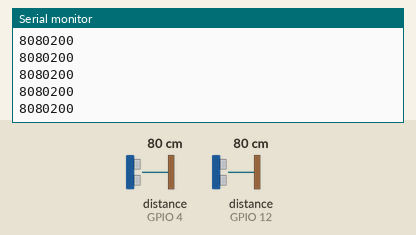
Simulated run of this sketch. Board: ESP8266 (NodeMCU). Parts: the last lines printed to the serial monitor. Wiring (inferred from the names in the program): 2 × ultrasonic range finder: trigger GPIO 5, echo GPIO 4 / trigger GPIO 14, echo GPIO 12. Inputs (shaded band) come from the test bench; at power-on: distance to the obstacle (sensors on GPIO 4, GPIO 12) 80 cm. The echo pulse lasts 58.3 µs per cm; WiFi joins after 1.5 s; servers stay silent unless stated; uploads are accepted with an empty reply.

Above: at 2.7 s.
2.8 s: distance to the obstacle (sensor on GPIO 4) set to 2 cm
At 3.15 s:
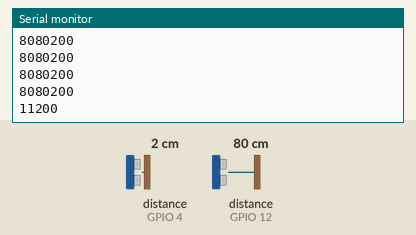
4.3 s: distance to the obstacle (sensor on GPIO 4) set to 4 cm
At 4.38 s:
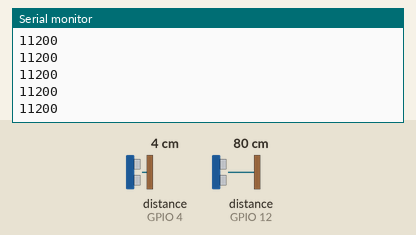
Timing chart, 0 to 7.3 s (numbered marks = the images above; inputs shaded):
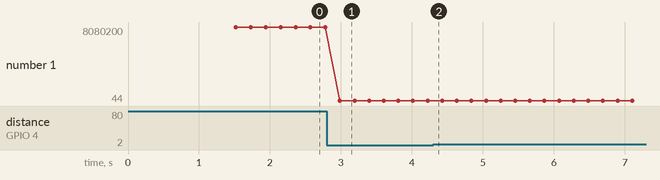

The sketch:

main.ino
```cpp
    #include <ESP8266WebServer.h>
    #include <ESP8266HTTPClient.h>
    #include <ESP8266WiFi.h>

    //Access point credentials
    const char* ssid = "avi";
    const char* pwd = "12345678";
    WiFiServer server(85);  // open port 80 for server connection

    // sensior 1st varible
    int trigPin1 = 5;    //Trig - green Jumper
    int echoPin1 = 4;    //Echo - yellow Jumper
    long duration1, inches1;

    // sensior 2nd varible
    int trigPin2 = 14;    //Trig - green Jumper
    int echoPin2 = 12;    //Echo - yellow Jumper
    long duration2, inches2;

    //wifi connection
    void wifi_con()
    {
      Serial.begin(115200); //initialise the serial communication
      delay(10);
      //connecting to wifi
      Serial.println();
      Serial.println();
      Serial.print("Connecting to wifi ");
      Serial.println(ssid);
      WiFi.begin(ssid, pwd);
      //attempt to connect to wifi
      while (WiFi.status() != WL_CONNECTED)
      {
        delay(500);
        Serial.print("."); //progress with dots until the wifi is connected
      }
        Serial.println("");
        //while connected print this
        Serial.println("Wifi connected");
        //starting the server
        Serial.println("Server started.");
        //get the ip address and print it
        Serial.print("This is your ip address: ");
        Serial.print("http://");
        Serial.print(WiFi.localIP());
        Serial.println("/");
    }


    // BY PASS THE LINK USING USING GET METHOD
    void http_upload_get(String para)
    {
        HTTPClient http;//Declare object of class HTTPClient
        http.begin(para);//Specify request destination
        http.addHeader("Content-Type", "application/x-www-form-urlencoded");//Specify content-type header
        int httpCode = http.GET();//Send the request
        String payload = http.getString();//Get the response payload
        Serial.println(httpCode);//Print HTTP return code
        Serial.println(payload);//Print request response payload
        http.end();  //Close connection

      }

void setup()
{
      wifi_con();
}

void loop()
{


//******************************************************** 1st sensior ***************************************************/

  //Define 1st inputs and outputs pinMode
  pinMode(trigPin1, OUTPUT);
  pinMode(echoPin1, INPUT);

 // 1st sensor is triggered by a HIGH pulse of 10 or more microseconds.Give a short LOW pulse beforehand to ensure a clean HIGH pulse:
  digitalWrite(trigPin1, LOW);
  delayMicroseconds(5);
  digitalWrite(trigPin1, HIGH);
  delayMicroseconds(10);
  digitalWrite(trigPin1, LOW);

  // Read the signal from the sensor: a HIGH pulse whose duration is the time (in microseconds) from the sending of the ping to the reception of its echo off of an object.
  pinMode(echoPin1, INPUT);
  duration1 = pulseIn(echoPin1, HIGH);

  // convert the time into a distance
int  cm1 = (duration1/2) / 29.1;
      Serial.print(cm1);

  //inches1 = (duration1/2) / 74;
//******************************************************** 2st sensior ***************************************************/

  //Define 2st inputs and outputs pinMode
  pinMode(trigPin2, OUTPUT);
  pinMode(echoPin2, INPUT);

  // 2nd sensor is triggered by a HIGH pulse of 10 or more microseconds.Give a short LOW pulse beforehand to ensure a clean HIGH pulse:
  digitalWrite(trigPin2, LOW);
  delayMicroseconds(5);
  digitalWrite(trigPin2, HIGH);
  delayMicroseconds(10);
  digitalWrite(trigPin2, LOW);

  //2nd sensior Read the signal from the sensor: a HIGH pulse whose duration is the time (in microseconds) from the sending of the ping to the reception of its echo off of an object.
  pinMode(echoPin2, INPUT);
  duration2 = pulseIn(echoPin2, HIGH);

  // convert the time into a distance
  int cm2 = (duration2/2) / 29.1;
      Serial.print(cm1);

  //inches2 = (duration2/2) / 74;

//******************************************************************************************************************


        String url ="http://192.168.43.200:85/mcu/DDS/input/reciver.php?value1="+String(cm1)+"&value2="+String(cm2);
        http_upload_get(url);
}
```

Measured:
- after the input at 2.8 s, the serial monitor: prints a new line after 0.19 s (image 1)
- plotted number 1: 8080200 → 11200 after the input at 2.8 s, 11200 → 44 after the input at 4.3 s
